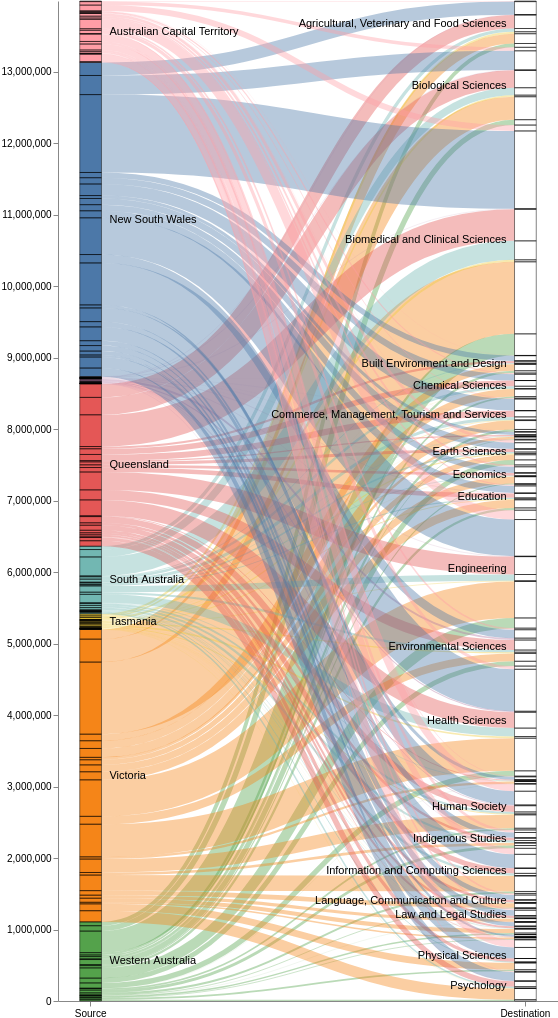

Vega-Lite specification for this chart:
### Vega specification from a JSON file in a GitHub repository (floating-point values rounded to 4 significant figures; data arrays with more than 128 entries replaced by an {"elided": "..."} marker saying what was removed)
{"$schema": "https://vega.github.io/schema/vega/v5.json", "height": 1000, "width": 500, "data": [{"name": "rawData", "values": {"elided": "184 records"}, "transform": [{"type": "formula", "expr": "datum.Field", "as": "stk2"}, {"type": "formula", "expr": "datum.State", "as": "stk1"}, {"type": "formula", "expr": "datum.Money", "as": "size"}]}, {"name": "nodes", "source": "rawData", "transform": [{"type": "filter", "expr": "!groupSelector || groupSelector.stk1 == datum.stk1 || groupSelector.stk2 == datum.stk2"}, {"type": "formula", "expr": "datum.stk1+datum.stk2", "as": "key"}, {"type": "fold", "fields": ["stk1", "stk2"], "as": ["stack", "grpId"]}, {"type": "formula", "expr": "datum.stack == 'stk1' ? datum.stk1+' '+datum.stk2 : datum.stk2+' '+datum.stk1", "as": "sortField"}, {"type": "stack", "groupby": ["stack"], "sort": {"field": "sortField", "order": "descending"}, "field": "size"}, {"type": "formula", "expr": "(datum.y0+datum.y1)/2", "as": "yc"}]}, {"name": "groups", "source": "nodes", "transform": [{"type": "aggregate", "groupby": ["stack", "grpId"], "fields": ["size"], "ops": ["sum"], "as": ["total"]}, {"type": "stack", "groupby": ["stack"], "sort": {"field": "grpId", "order": "descending"}, "field": "total"}, {"type": "formula", "expr": "scale('y', datum.y0)", "as": "scaledY0"}, {"type": "formula", "expr": "scale('y', datum.y1)", "as": "scaledY1"}, {"type": "formula", "expr": "datum.stack == 'stk1'", "as": "rightLabel"}, {"type": "formula", "expr": "datum.total/domain('y')[1]", "as": "percentage"}]}, {"name": "destinationNodes", "source": "nodes", "transform": [{"type": "filter", "expr": "datum.stack == 'stk2'"}]}, {"name": "edges", "source": "nodes", "transform": [{"type": "filter", "expr": "datum.stack == 'stk1'"}, {"type": "lookup", "from": "destinationNodes", "key": "key", "fields": ["key"], "as": ["target"]}, {"type": "linkpath", "orient": "horizontal", "shape": "diagonal", "sourceY": {"expr": "scale('y', datum.yc)"}, "sourceX": {"expr": "scale('x', 'stk1') + bandwidth('x')"}, "targetY": {"expr": "scale('y', datum.target.yc)"}, "targetX": {"expr": "scale('x', 'stk2')"}}, {"type": "formula", "expr": "range('y')[0]-scale('y', datum.size)", "as": "strokeWidth"}, {"type": "formula", "expr": "datum.size/domain('y')[1]", "as": "percentage"}]}], "scales": [{"name": "x", "type": "band", "range": "width", "domain": ["stk1", "stk2"], "paddingOuter": 0.05, "paddingInner": 0.95}, {"name": "y", "type": "linear", "range": "height", "domain": {"data": "nodes", "field": "y1"}}, {"name": "color", "type": "ordinal", "range": "category", "domain": {"data": "rawData", "field": "stk1"}}, {"name": "stackNames", "type": "ordinal", "range": ["Source", "Destination"], "domain": ["stk1", "stk2"]}], "axes": [{"orient": "bottom", "scale": "x", "encode": {"labels": {"update": {"text": {"scale": "stackNames", "field": "value"}}}}}, {"orient": "left", "scale": "y"}], "marks": [{"type": "path", "name": "edgeMark", "from": {"data": "edges"}, "clip": true, "encode": {"update": {"stroke": [{"test": "groupSelector && groupSelector.stack=='stk1'", "scale": "color", "field": "stk2"}, {"scale": "color", "field": "stk1"}], "strokeWidth": {"field": "strokeWidth"}, "path": {"field": "path"}, "strokeOpacity": {"signal": "!groupSelector && (groupHover.stk1 == datum.stk1 || groupHover.stk2 == datum.stk2) ? 0.9 : 0.4"}, "zindex": {"signal": "!groupSelector && (groupHover.stk1 == datum.stk1 || groupHover.stk2 == datum.stk2) ? 1 : 0"}, "tooltip": {"signal": "datum.stk1 + ' → ' + datum.stk2 + '    ' + format(datum.size, ',.0f') + '   (' + format(datum.percentage, '.1%') + ')'"}}, "hover": {"strokeOpacity": {"value": 1}}}}, {"type": "rect", "name": "groupMark", "from": {"data": "groups"}, "encode": {"enter": {"fill": {"scale": "color", "field": "grpId"}, "width": {"scale": "x", "band": 1}}, "update": {"x": {"scale": "x", "field": "stack"}, "y": {"field": "scaledY0"}, "y2": {"field": "scaledY1"}, "fillOpacity": {"value": 1}, "tooltip": {"signal": "datum.grpId + '   ' + format(datum.total, ',.0f') + '   (' + format(datum.percentage, '.1%') + ')'"}}, "hover": {"fillOpacity": {"value": 1}}}}, {"type": "text", "from": {"data": "groups"}, "interactive": false, "encode": {"update": {"x": {"signal": "scale('x', datum.stack) + (datum.rightLabel ? bandwidth('x') + 8 : -8)"}, "yc": {"signal": "(datum.scaledY0 + datum.scaledY1)/2"}, "align": {"signal": "datum.rightLabel ? 'left' : 'right'"}, "baseline": {"value": "middle"}, "fontWeight": {"value": "normal"}, "text": {"signal": "abs(datum.scaledY0-datum.scaledY1) > 13 ? datum.grpId : ''"}}}}, {"type": "group", "data": [{"name": "dataForShowAll", "values": [{}], "transform": [{"type": "filter", "expr": "groupSelector"}]}], "encode": {"enter": {"xc": {"signal": "width/2"}, "y": {"value": 30}, "width": {"value": 80}, "height": {"value": 30}}}, "marks": [{"type": "group", "name": "groupReset", "from": {"data": "dataForShowAll"}, "encode": {"enter": {"cornerRadius": {"value": 6}, "fill": {"value": "#f5f5f5"}, "stroke": {"value": "#c1c1c1"}, "strokeWidth": {"value": 2}, "height": {"field": {"group": "height"}}, "width": {"field": {"group": "width"}}}, "update": {"opacity": {"value": 1}}, "hover": {"opacity": {"value": 0.7}}}, "marks": [{"type": "text", "interactive": false, "encode": {"enter": {"xc": {"field": {"group": "width"}, "mult": 0.5}, "yc": {"field": {"group": "height"}, "mult": 0.5, "offset": 2}, "align": {"value": "center"}, "baseline": {"value": "middle"}, "fontWeight": {"value": "normal"}, "text": {"value": "Show All"}}}}]}]}, {"type": "rect", "from": {"data": "nodes"}, "encode": {"enter": {"stroke": {"value": "#000"}, "strokeWidth": {"value": 0.5}, "width": {"scale": "x", "band": 1}, "x": {"scale": "x", "field": "stack"}, "y": {"field": "y0", "scale": "y"}, "y2": {"field": "y1", "scale": "y"}}}}], "signals": [{"name": "groupHover", "value": {}, "on": [{"events": "@groupMark:mouseover", "update": "{stk1:datum.stack=='stk1' && datum.grpId, stk2:datum.stack=='stk2' && datum.grpId}"}, {"events": "mouseout", "update": "{}"}]}, {"name": "groupSelector", "value": false, "on": [{"events": "@groupMark:click!", "update": "{stack:datum.stack, stk1:datum.stack=='stk1' && datum.grpId, stk2:datum.stack=='stk2' && datum.grpId}"}, {"events": [{"type": "click", "markname": "groupReset"}, {"type": "dblclick"}], "update": "false"}]}]}
